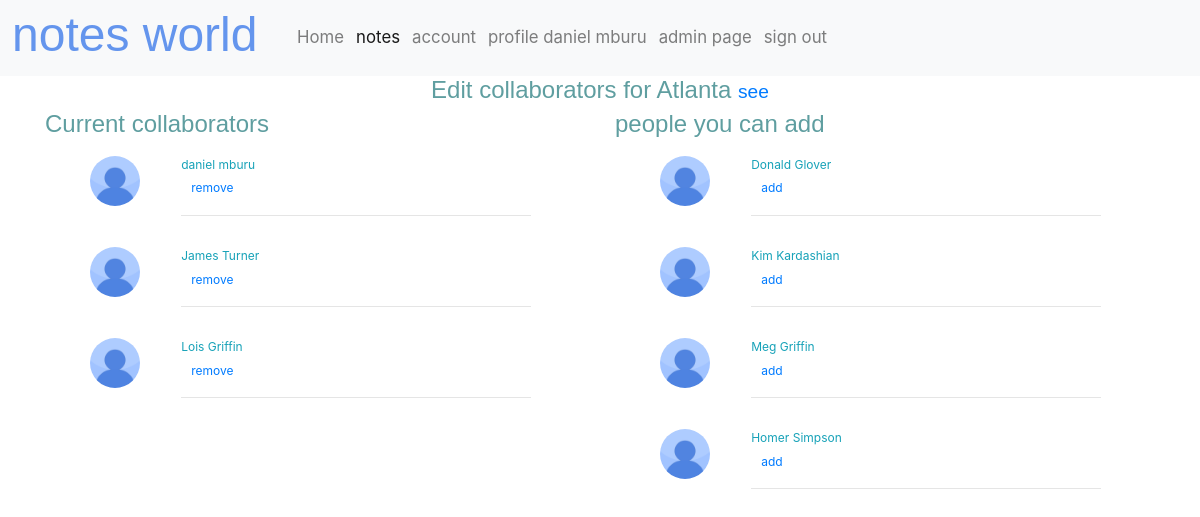
The page /notes/edit/collaboration/note3/ (signed in) on the database its author committed.
### notes/models.py (models this page shows, shortened)
class Note(models.Model):
    privacy_options = (("PB", "public"), ("CO", "connected"), ("PR", "private"),)
    user = models.ForeignKey(User, on_delete=models.PROTECT)
    title = models.CharField(max_length=500)
    content = models.TextField()
    created = models.DateTimeField(auto_now_add=True)
    collaborative = models.BooleanField(default=False)
    last_modified = models.DateTimeField(auto_now=True)
    last_modifier = models.CharField(max_length=5, blank=True, null=True)
    privacy = models.CharField(max_length=2, choices=privacy_options, default="PR")
    collaborators = models.ManyToManyField(Profile, blank=True)
    objects = NoteManager()
    class Meta:
        ordering = ["-created"]
    def get_absolute_url(self):
        return reverse("notes:note-page", args=[str(self.id)])

### account/models.py (models this page shows, shortened)
class Profile(models.Model):
    gender_options = (("M", "MALE"), ("F", "FEMALE"), ("NON", "PREFER NOT TO SAY"),)
    user = models.OneToOneField(User, on_delete=models.CASCADE)
    image = models.ImageField(default="profile.jpg", blank=True, null=True)
    occupation = models.CharField(max_length=100, blank=True, null=True)
    gender = models.CharField(max_length=3, choices=gender_options, blank=True, null=True)
    pen_name = models.CharField(max_length=200)
    objects = models.Manager()

### notes/views.py (the view)
# urls.py: path("edit/collaboration/note<int:pk>/", views.CollaboratorsEdit.as_view(), name="edit-collaborators"),
class CollaboratorsEdit(LoginRequiredMixin, generic.TemplateView):
    template_name = "notes/collaborators.html"
    def get_note(self):
        return Note.objects.get(id=self.kwargs['pk'])
    def collaborators(self):
        return self.get_note().collaborators.all()
    def collaboration_suggestions(self):
        suggestions = []
        conns = Connection.objects.get_user_conn(self.request.user)
        not_ = self.collaborators()
        for conn in conns:
            if conn.profile not in not_:
                suggestions.append(conn)
        return suggestions
    def get_context_data(self, **kwargs):
        context = super().get_context_data(**kwargs)
        context['collaborators'] = self.collaborators()
        context['note'] = self.get_note()
        context['suggestions'] = self.collaboration_suggestions()
        return context

### account/models.py (called while the page is built)
    def get_user_conn(self, user):
        qset = (
                models.Q(conn_sender=user) |
                models.Q(conn_receiver=user.profile)
        )
        connected = []
        connected_obj = Connection.objects.filter(qset)
        for obj in connected_obj:
            if obj.approved:
                if obj.conn_sender == user:
                    connected.append(obj.conn_receiver.user)
                else:
                    connected.append(obj.conn_sender)
        return connected

### notes/templates/notes/collaborators.html (shortened to what this page needs)
{% extends "base.html" %}
{% load staticfiles %}
{% block style %}<link rel="stylesheet" type="text/css" href="{% static 'notes/css/collaborators.css' %}"/>{% endblock style %}
{% block notes %}active{% endblock notes %}
{% block content %}
    <div class="container">
        <div class="row">
            <div class="text-center col-md-12">
                <h2>Edit collaborators for {{ note.title }} <small><a href="{{ note.get_absolute_url }}">see</a></small></h2>
            </div>
            {% if collaborators %}
            <div class="col-md-6">
                <h2>Current collaborators</h3>
                {% for collaborator in collaborators %}
                <div class="row user">
                    <div class="col-sm-2">
                        <img class="user-img" alt="image of {{ collaborator.username }}" src="{{ collaborator.image.url }}">
                    </div>
                    <div class="col-sm-9 user-info">
                        <span class="text-info">{{ collaborator.user.get_full_name }}</span>
                        <br />
                        <a href="{% url 'notes:remove-collaborator' note.id collaborator.id %}" class="btn btn-link">remove</a>
                        <hr />
                    </div>
                </div>
                {% endfor %}
            </div>
            {% endif %}
            <div class="col-md-6">
                {% if suggestions %}
                <h2>people you can add</h2>
                {% for suggestion in suggestions %}
                <div class="row user">
                    <div class="col-sm-2">
                        <img class="user-img" alt="image of {{ suggestion.username }}" src="{{ suggestion.profile.image.url }}">
                    </div>
                    <div class="col-sm-9 user-info">
                        <span class="text-info">{{ suggestion.get_full_name }}</span>
                        <br />
                        <a href="{% url 'notes:add-collaborator' note.id suggestion.id %}" class="btn btn-link">add</a>
                        <hr />
                    </div>
                </div>
                {% endfor %}
                {% else %}
                    <h2>you seem to have no one you can add <small><a href="{% url 'base_account:connected' %}">click here to connect to more people</a></small></h2>
                {% endif %}
            </div>
        </div>
    </div>
{% endblock content %}

### note/templates/base.html (shortened to what this page needs)
<!DOCTYPE html>
{% load staticfiles %}
<html>
<head>
    <link rel="stylesheet" type="text/css" media="screen" href="http://127.0.0.1/assets/css/bootstrap.min.css" />
    <link href="https://stackpath.bootstrapcdn.com/bootstrap/4.1.3/css/bootstrap.min.css" rel="stylesheet">
    <link rel="stylesheet" type="text/css" media="screen" href="{% static 'css/base.css' %}" />
    {% block style %}{% endblock style %}
</head>
<body>
        <nav id="navbar" class="navbar navbar-expand-lg navbar-light bg-light">
            <h1>notes world</h1>
            <div class="collapse navbar-collapse" id="navbarSupportedContent">
              <ul class="navbar-nav mr-auto">
                <li class="nav-item">
                  <a class="nav-link {% block home %}{% endblock home %}" href="#">Home</a>
                </li>
                <li class="nav-item">
                  <a class="nav-link {% block notes %}{% endblock notes %}" href="{% url 'notes:index' %}">notes</a>
                </li>
                <li class="nav-item">
                    <a class="nav-link {% block account %}{% endblock account %}" href="{% url 'base_account:account-index' %}">account</a>
                </li>
                {% if user.is_authenticated %}
                    <li class="nav-item">
                        <a class="nav-link {% block profile %}{% endblock profile %}" href="{% url 'base_account:profile' %}">profile {{ user.get_full_name }}</a>
                    </li>{% if user.is_staff %}
                    <li class="nav-item">
                        <a class="nav-link" href="{% url 'admin:index' %}" target="_blank">admin page</a>
                    </li>{% endif %}
                    <li class="nav-item">
                        <a class="nav-link" href="{% url 'logout' %}">sign out</a>
                    </li>
                {% endif %}
              </ul>
            </div>
        </nav>
    <div id="main">
        {% block content %}
        {% endblock content %}
    </div>
</body>
</html>

### note/static/css/base.css (style rules this page uses)
html { font-size: 12px; font-family: "roboto", sans-serif; }
h1 { font-family: calibri, sans-serif; font-size: 4em; color: cornflowerblue; margin-right: 0.7em; }
h2 { font-family: calibri, sans-serif; color: cadetblue; }
#navbar a { font-size: 1.4em; }

### note/static/notes/css/collaborators.css (style rules this page uses)
.user-img { width: 50px; height: 50px; border-radius: 50%; margin-left: 25%; }
.user { margin: 1.2em; padding: 0.2em; }
.user-info { margin-left: 20px; }

### rows shown on the page
Note: title "Atlanta"
Profile: image (placeholder picture), user.get_full_name "daniel mburu"
Profile: image (placeholder picture), user.get_full_name "James Turner"
Profile: image (placeholder picture), user.get_full_name "Lois Griffin"

### other values the page prints
{{ user.get_full_name }} "daniel mburu"
{{ suggestion.get_full_name }} "Donald Glover"
{{ suggestion.get_full_name }} "Kim Kardashian"
{{ suggestion.get_full_name }} "Meg Griffin"
{{ suggestion.get_full_name }} "Homer Simpson"
